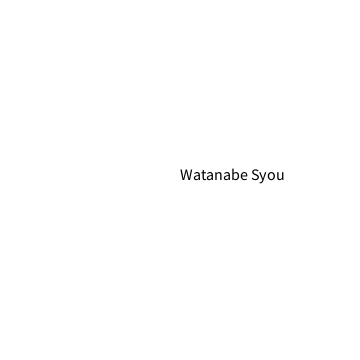
Frame 1 (no input)
Frame 60 (the mouse pressed at the canvas centre just before this capture): identical to frame 1, image omitted
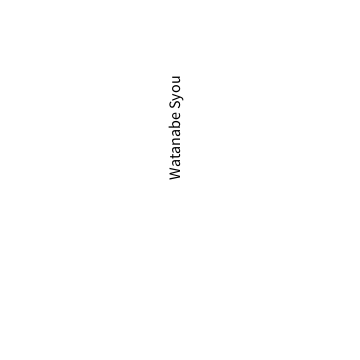
Frame 120 (the mouse held since frame 60 and released just before this capture)

The Processing sketch that drew these frames (run headless with seeded random() and noise(); from frame 60 on, the mouse is pressed at the canvas centre):

// Processing sketch: sketch_140530_14
// ── sketch_140530_14.pde
String str = "Watanabe Syou";

void setup(){
  size(360,360);
  textSize(16);
  fill(0);
  
}

void draw(){
  float r = mouseX/2;
  translate(width/2,height/2);
  background(255);
  rotate(-radians(r));
  text(str,0,0);
  println(r);
}
